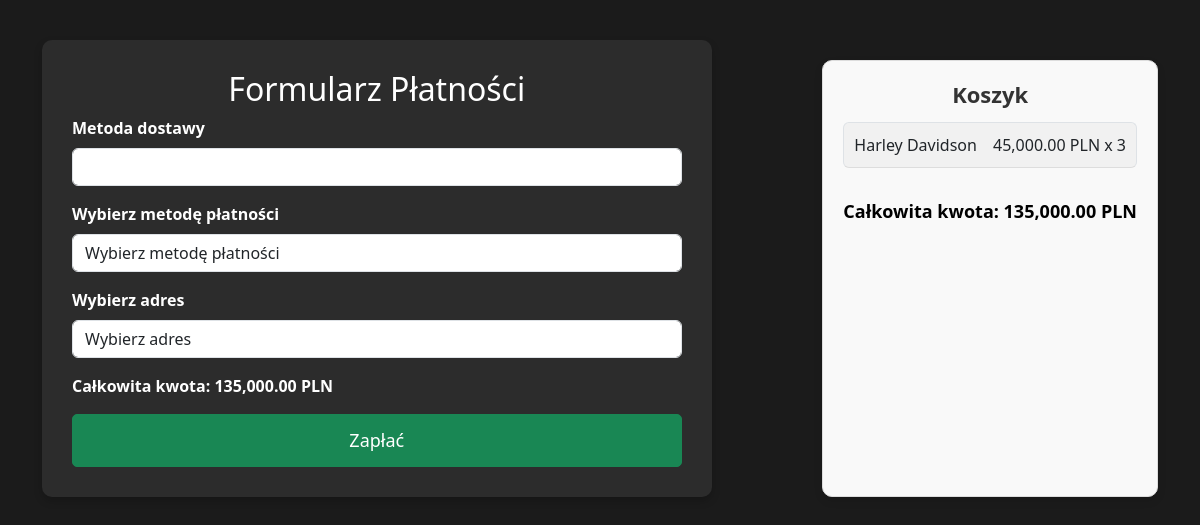
Before: /platnosci.php (signed in) with the older database file.
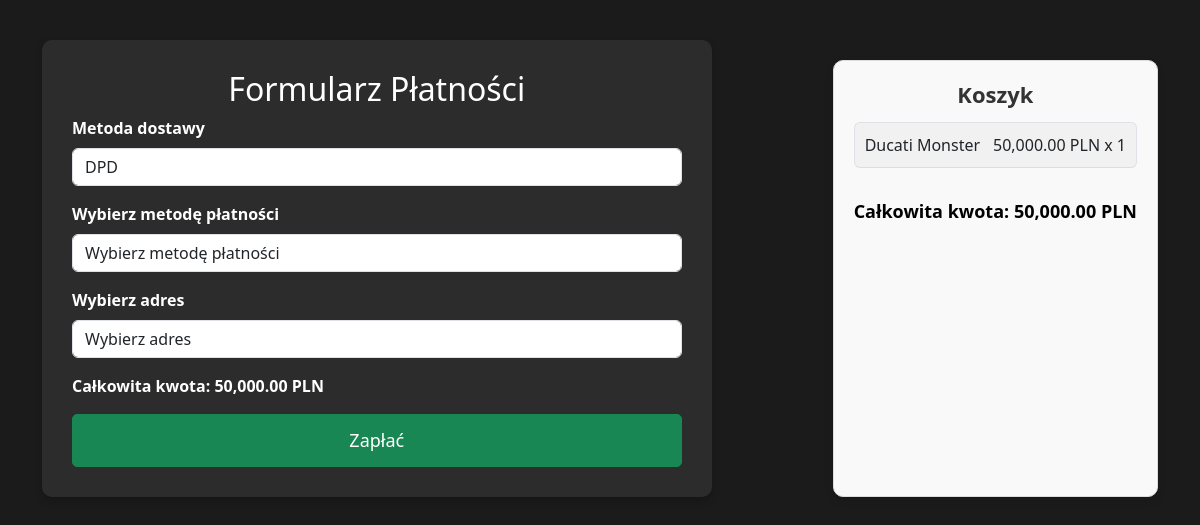
After: the same page with the newer database file.
### tables this page shows
CREATE TABLE `carts` (
  `cart_id` int(11) NOT NULL,
  `user_id` int(11) NOT NULL,
  `product_id` int(11) NOT NULL,
  `product_name` varchar(255) NOT NULL,
  `product_price` decimal(10,2) NOT NULL,
  `quantity` int(11) DEFAULT 1
);

CREATE TABLE `products` (
  `id` int(11) NOT NULL,
  `name` varchar(255) NOT NULL,
  `image` varchar(255) NOT NULL,
  `Opis` varchar(255) NOT NULL,
  `price` decimal(10,2) NOT NULL,
  `category_id` int(11) DEFAULT NULL
);

### platnosci.php (the view, shortened to what this page needs)
<?php
include 'db.php';
function calculateTotalAmount($cartItems) {
    $totalAmount = 0;
    foreach ($cartItems as $item) {
        $totalAmount += $item['price'] * $item['quantity'];
    }
    return $totalAmount;
}
$cartItems = [];
$totalAmount = 0;
if (isset($_SESSION['user_id'])) {
    $userId = $_SESSION['user_id'];
    $stmt = $pdo->prepare("SELECT * FROM addresses WHERE user_id = ?");
    $stmt->execute([$userId]);
    $addresses = $stmt->fetchAll();
    $stmt = $pdo->prepare("
        SELECT c.product_id, p.name, p.price, c.quantity
        FROM carts c
        JOIN products p ON c.product_id = p.id
        WHERE c.user_id = ?
    ");
    $stmt->execute([$userId]);
    $cartItems = $stmt->fetchAll();
    $totalAmount = calculateTotalAmount($cartItems);
}
$stmt = $pdo->query("SELECT id, name FROM shipping_methods");
$shippingMethods = $stmt->fetchAll();
?>
<!DOCTYPE html>
<html lang="pl">
<head>
    <link rel="stylesheet" href="platnosci.css">
    <link href="https://cdn.jsdelivr.net/npm/bootstrap@5.3.3/dist/css/bootstrap.min.css" rel="stylesheet">
</head>
<body>
<div class="container">
    <div class="form-container">
        <h2>Formularz Płatności</h2>
        <form method="POST" id="paymentForm">
            <div class="mb-3">
                <label for="shipping" class="form-label">Metoda dostawy</label>
                <select name="shipping_method" id="shipping" class="form-control" required>
                    <?php foreach ($shippingMethods as $method): ?>
                        <option value="<?= $method['id'] ?>"><?= htmlspecialchars($method['name']) ?></option>
                    <?php endforeach; ?>
                </select>
            </div>
            <div class="mb-3">
                <label for="payment_method" class="form-label">Wybierz metodę płatności</label>
                <select class="form-control" id="payment_method" name="payment_method" required>
                    <option value="" disabled selected>Wybierz metodę płatności</option>
                </select>
            </div>
            <div class="mb-3">
                <label for="address_id" class="form-label">Wybierz adres</label>
                <?php if (count($addresses) > 0): ?>
                    <select name="address_id" id="address_id" class="form-control" required>
                        <option value="" disabled selected>Wybierz adres</option>
                    </select>
                <?php endif; ?>
            </div>
            <div class="mb-3">
                <strong>Całkowita kwota: <?= number_format($totalAmount, 2) ?> PLN</strong>
            </div>
            <button type="submit" name="payment_form" class="btn btn-success">Zapłać</button>
        </form>
    </div>
    <div class="cart-box">
        <h4 class="text-center">Koszyk</h4>
        <ul class="list-group">
            <?php foreach ($cartItems as $item): ?>
                <li class="list-group-item d-flex justify-content-between align-items-center">
                    <span><?= htmlspecialchars($item['name']) ?></span>
                    <span><?= number_format($item['price'], 2) ?> PLN x <?= htmlspecialchars($item['quantity']) ?></span>
                </li>
            <?php endforeach; ?>
        </ul>
        <div class="total mt-3">
            <strong>Całkowita kwota: <?= number_format($totalAmount, 2) ?> PLN</strong>
        </div>
    </div>
</div>
</body>
</html>

Changed rows visible on the page:
removed carts: product.name "Harley Davidson", product.price "45,000.00", quantity "3"
added carts: product.name "Ducati Monster", product.price "50,000.00", quantity "1"
Other visible differences:
form field shipping_method: (not shown) → "DPD"
$totalAmount: "135,000.00" → "50,000.00"
